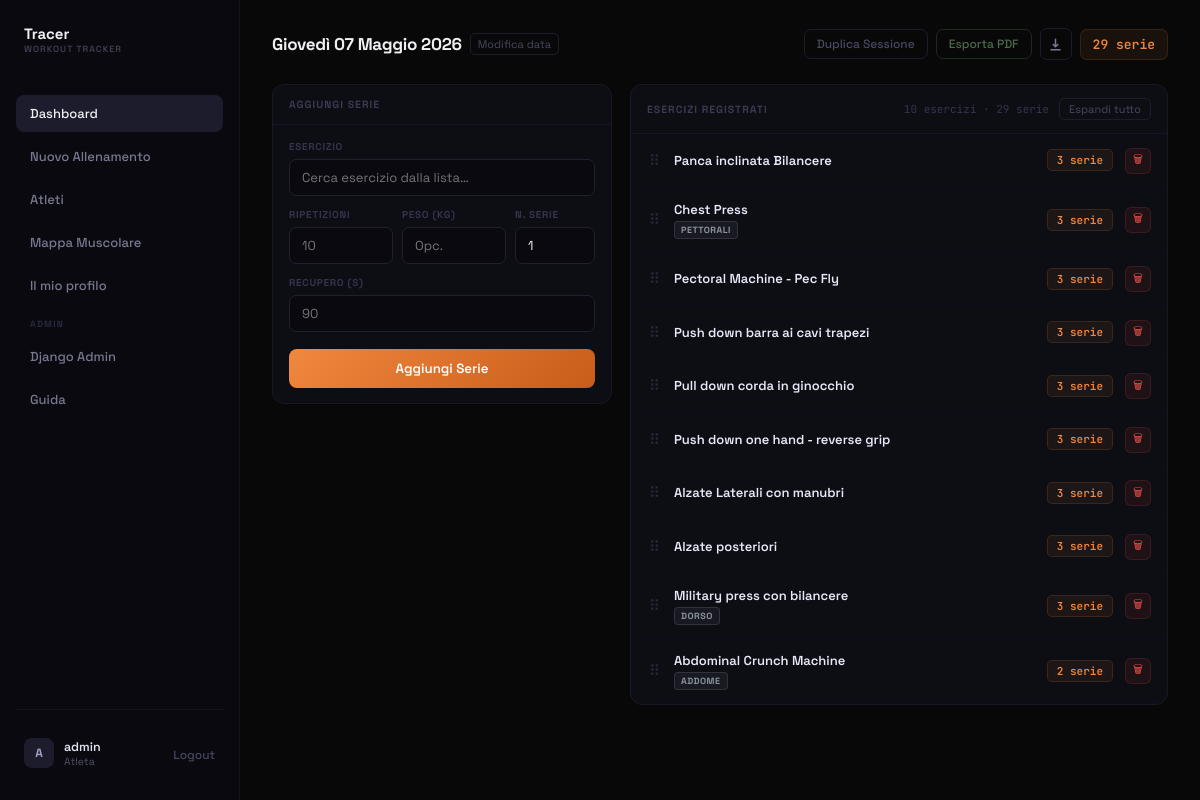
The app's page /session/6/ (signed in), older data.
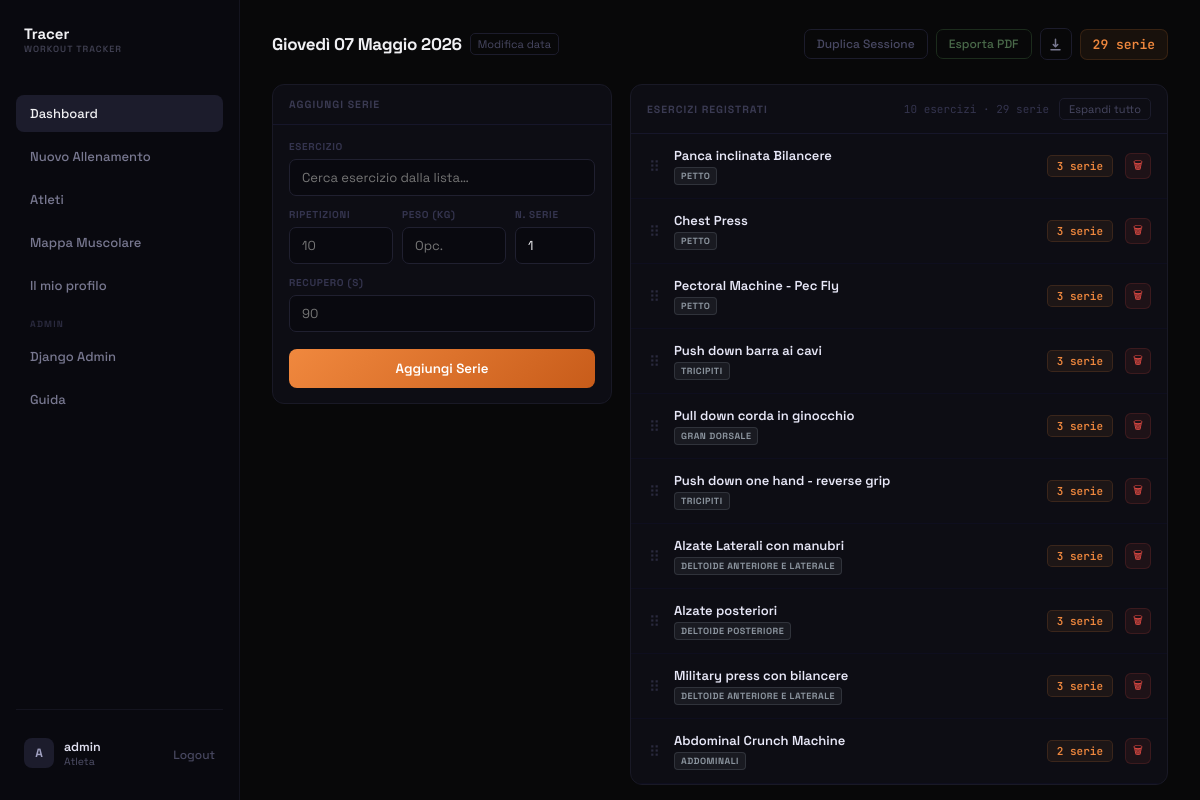
The same page, newer data.
### tracker/models.py (models this page shows, shortened)
class Exercise(models.Model):
    nome = models.CharField(max_length=100)
    tipologia = models.CharField(max_length=120, blank=True, default='')
    tags = models.ManyToManyField(Tag, related_name='exercises')

class Tag(models.Model):
    nome = models.CharField(max_length=50, unique=True)

### tracker/views.py (the view, shortened to what this page needs)
# urls.py: path('session/<int:session_id>/', views.session_detail, name='session_detail'),
@login_required
def session_detail(request, session_id):
    session = get_object_or_404(WorkoutSession, id=session_id, utente=request.user)
    all_sets = list(session.sets.select_related('exercise').order_by('order', 'id'))
    exercise_groups = []
    for _, grp in groupby(all_sets, key=lambda s: s.exercise_id):
        grp_list = list(grp)
        exercise_groups.append({
            'exercise': grp_list[0].exercise,
            'sets': grp_list,
            'count': len(grp_list),
        })
    return render(request, 'tracker/session_detail.html', {
        'session': session,
        'exercise_groups': exercise_groups,
    })

### tracker/templates/tracker/session_detail.html (shortened to what the changed rows need)
{% extends 'tracker/base.html' %}
{% block content %}
<div class="page-container">
    <div style="display: flex; align-items: center; gap: 14px; margin-bottom: 24px; flex-wrap: wrap;">
        <div>
            <div style="display: flex; align-items: center; gap: 8px;">
                <h1 id="date-label" style="font-size: 17px; font-weight: 700; color: #f0f0f3; letter-spacing: -0.3px; margin: 0;">
                    {{ session.data|date:"l d F Y" }}
                </h1>
            </div>
        </div>
    </div>
    <div class="main-grid">
        <div>
            {% if not exercise_groups %}
            <div style="background: #0d0d14; border: 1px dashed #1c1c2e; border-radius: 12px; padding: 52px 24px; text-align: center;">
                <div style="font-size: 26px; margin-bottom: 10px; opacity: .4;">〇</div>
                <div style="font-size: 13.5px; color: #2c2c44; font-weight: 500;">Aggiungi la prima serie dal pannello</div>
            </div>
            {% else %}
            <div class="tracer-card" style="overflow: hidden;">
                {% for group in exercise_groups %}
                <div class="exercise-group" data-exercise-id="{{ group.exercise.id }}" style="border-bottom: 1px solid #0e0e1e;">
                    <div style="padding: 13px 16px; display: flex; align-items: center; gap: 12px; transition: background .12s;" onmouseover="this.style.background='#0f0f1c'" onmouseout="this.style.background='transparent'">
                        <span class="drag-handle" title="Trascina per ordinare" style="cursor: grab; color: #2a2a3e; font-size: 15px; line-height: 1; flex-shrink: 0; padding: 0 2px; user-select: none;">⠿</span>
                        <div onclick="toggleGroup(this.dataset.n)" data-n="{{ forloop.counter }}" style="flex: 1; display: flex; align-items: center; gap: 12px; cursor: pointer; user-select: none;">
                            <div style="flex: 1;">
                                <div style="font-size: 13px; font-weight: 600; color: #e8e8f8;">{{ group.exercise.nome }}</div>
                                {% if group.exercise.tags.all %}
                                <div style="display: flex; gap: 4px; margin-top: 3px; flex-wrap: wrap;">
                                    {% for tag in group.exercise.tags.all %}
                                        <span class="badge-tag badge-tag-default">{{ tag.nome }}</span>
                                    {% endfor %}
                                </div>
                                {% endif %}
                            </div>
                            <span style="padding: 3px 9px; background: rgba(240,136,62,.07); border: 1px solid rgba(240,136,62,.14); border-radius: 5px; font-size: 11px; color: #f0883e; font-weight: 600; font-family: 'JetBrains Mono', monospace; white-space: nowrap;">{{ group.count }} serie</span>
                        </div>
                        <form action="{% url 'delete_exercise_sets' session.id group.exercise.id %}" method="post" onsubmit="return confirm('Eliminare tutte le serie di {{ group.exercise.nome }}?');">
                            <button type="submit" style="width: 26px; height: 26px; background: rgba(248,81,73,.07); border: 1px solid rgba(248,81,73,.14); border-radius: 6px; color: #f85149; font-size: 11px; cursor: pointer; flex-shrink: 0;">🗑</button>
                        </form>
                    </div>
                </div>
                {% endfor %}
            </div>
            {% endif %}
        </div>
    </div>
</div>
{% endblock %}

Row changes from the older to the newer data that the page shows:
removed Tag: nome "DORSO", shown under Exercise "Military press con bilancere"
removed Tag: nome "ADDOME", shown under Exercise "Abdominal Crunch Machine"
changed Exercise "Panca inclinata Bilancere": gains Tag (nome "PETTO")
changed Tag: nome "PETTORALI" → "PETTO"
changed Exercise "Pectoral Machine - Pec Fly": gains Tag (nome "PETTO")
changed Exercise: gains Tag (nome "TRICIPITI"); exercise.nome "Push down barra ai cavi trapezi" → "Push down barra ai cavi"
added Tag: nome "GRAN DORSALE", shown under Exercise "Pull down corda in ginocchio"
changed Exercise "Push down one hand - reverse grip": gains Tag (nome "TRICIPITI")
added Tag: nome "DELTOIDE ANTERIORE E LATERALE"
added Tag: nome "DELTOIDE POSTERIORE", shown under Exercise "Alzate posteriori"
added Tag: nome "ADDOMINALI", shown under Exercise "Abdominal Crunch Machine"
